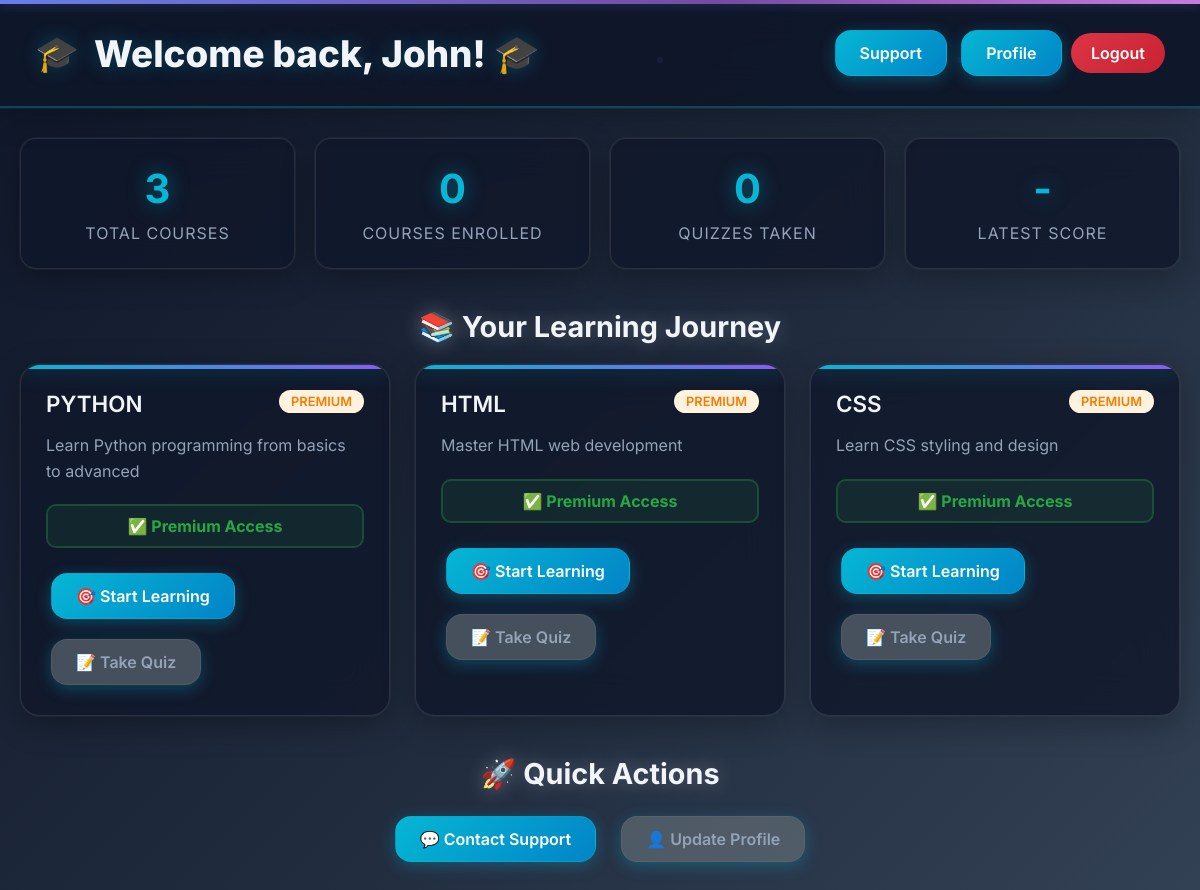
Page /home/1 (signed in) on the earlier database version.
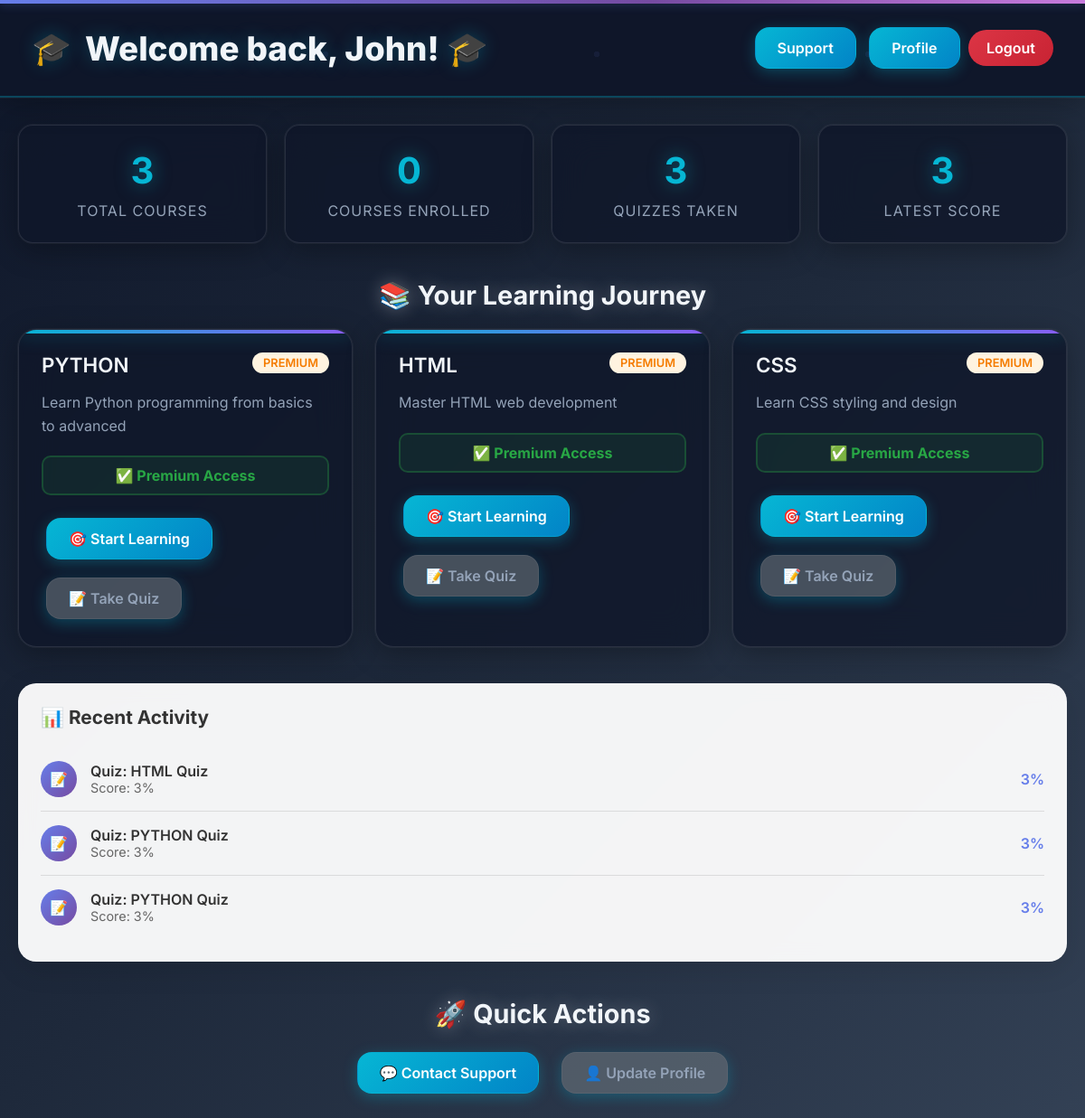
Same page on the later database version.
### website/models.py (models this page shows, shortened)
class Course(models.Model):
    name = models.CharField(max_length=50)
    description = models.TextField()
    price = models.IntegerField()
    discount = models.IntegerField( null=True, blank=True)

class Submission_quiz(models.Model):
    Learner = models.ForeignKey(Learner, on_delete=models.CASCADE)
    Quiz = models.ForeignKey(Quiz, on_delete=models.CASCADE )
    score = models.IntegerField(blank=True, null=True, default = 0)

class Quiz(models.Model):
    title = models.CharField(max_length=255)
    course = models.ForeignKey(Course, on_delete=models.CASCADE, null=True, blank=True)

### website/views.py (the view)
# urls.py: 2. Add a URL to urlpatterns:  path('', views.home, name='home')
@login_required
def home(request, id):
    try:
        learner = Learner.objects.get(id=id)
    except Learner.DoesNotExist:
        print(f"❌ Learner not found: {id}")
        return redirect('learner_login')
    courses = Course.objects.all()
    learner_learnings = learnings.objects.filter(learner=learner)
    course_progress = {}
    for learning in learner_learnings:
        course_progress[learning.course_learning.name] = {
            'has_access': learning.activation,
            'course_id': learning.course_learning.id
        }
    recent_quizzes = Submission_quiz.objects.filter(Learner=learner).order_by('-id')[:5]
    total_courses = courses.count()
    enrolled_courses = len([l for l in course_progress.values() if l['has_access'] or True])  # All courses have free access
    premium_courses = len([l for l in course_progress.values() if l['has_access']])
    return render(request, 'learner/home.html', {
                                                        'learner': learner,
        'courses': courses,
        'course_progress': course_progress,
        'recent_quizzes': recent_quizzes,
        'total_courses': total_courses,
        'enrolled_courses': enrolled_courses,
        'premium_courses': premium_courses
                                                        })

### website/templates/learner/home.html (shortened to what the changed rows need)
<!DOCTYPE html>
<html lang="en">
<head>
</head>
<body>
    <div class="header">
        <h1>Welcome back, {{ learner.first_name|default:learner.username }}! 🎓</h1>
    </div>
    <div class="container">
        <div class="dashboard-stats">
            <div class="stat-card">
                {% for course_name, progress in course_progress.items %}
                    {% if progress.has_access %}
                        {% if forloop.first %}<div class="stat-number">{{ course_progress|dictsort:"has_access"|length }}</div>{% endif %}
                    {% endif %}
                {% empty %}
                    <div class="stat-number">0</div>
                {% endfor %}
                <div class="stat-label">Courses Enrolled</div>
            </div>
            <div class="stat-card">
                <div class="stat-number">{{ recent_quizzes|length }}</div>
                <div class="stat-label">Quizzes Taken</div>
            </div>
            <div class="stat-card">
                {% if recent_quizzes %}
                    <div class="stat-number">
                        {% for quiz in recent_quizzes %}
                            {% if forloop.first %}{{ quiz.score }}{% endif %}
                        {% endfor %}
                    </div>
                {% else %}
                    <div class="stat-number">-</div>
                {% endif %}
                <div class="stat-label">Latest Score</div>
            </div>
        </div>
        <h2 class="section-title">📚 Your Learning Journey</h2>
        {% if courses %}
        <div class="course-grid">
            {% for course in courses %}
            <div class="course-card">
                <div class="course-header">
                    <h3>{{ course.name }}</h3>
                    {% for course_name, progress in course_progress.items %}
                        {% if course_name == course.name %}
                            <span class="access-badge {% if progress.has_access %}access-premium{% else %}access-free{% endif %}">
                                {% if progress.has_access %}Premium{% else %}Free Access{% endif %}
                            </span>
                        {% endif %}
                    {% empty %}
                        <span class="access-badge access-free">Free Access</span>
                    {% endfor %}
                </div>
                <p>{{ course.description }}</p>
                {% for course_name, progress in course_progress.items %}
                    {% if course_name == course.name %}
                        {% if progress.has_access %}
                            <div class="course-status">
                                <span class="status-text">✅ Premium Access</span>
                            </div>
                        {% else %}
                            <div class="course-status">
                                <span class="status-text">📚 Continue Learning</span>
                            </div>
                        {% endif %}
                    {% endif %}
                {% empty %}
                    {% comment %} If no course progress data, don't show price since learner is logged in {% endcomment %}
                    <div class="course-status">
                        <span class="status-text">📚 Start Learning</span>
                </div>
                {% endfor %}
                <div style="display: flex; flex-wrap: wrap; gap: 10px;">
                    <a href="{% url 'check_payment' learner.id course.name %}" class="btn">
                        🎯 Start Learning
                    </a>
                    <a href="{% url 'get_quiz' course.name learner.id %}" class="btn btn-secondary">
                        📝 Take Quiz
                    </a>
                </div>
            </div>
            {% endfor %}
        </div>
        {% else %}
        <div style="text-align: center; padding: 60px 20px; color: white;">
            <h3>📚 No courses available at the moment.</h3>
            <p>Check back later for new learning opportunities!</p>
        </div>
        {% endif %}
        {% if recent_quizzes %}
        <div class="recent-activity">
            <h3 style="margin-top: 0; color: #333; font-size: 1.3rem;">📊 Recent Activity</h3>
            {% for quiz in recent_quizzes %}
            <div class="activity-item">
                <div class="activity-icon">📝</div>
                <div style="flex: 1;">
                    <div style="font-weight: 600; color: #333;">Quiz: {{ quiz.Quiz.title }}</div>
                    <div style="color: #666; font-size: 0.9rem;">Score: {{ quiz.score }}%</div>
                </div>
                <div style="text-align: right;">
                    <div style="color: #667eea; font-weight: 600;">{{ quiz.score }}%</div>
                </div>
            </div>
            {% endfor %}
        </div>
        {% endif %}
    </div>
</body>
</html>

Differences in the rows shown:
added Submission_quiz: score "3", Quiz "HTML Quiz"
added Submission_quiz: Quiz "PYTHON Quiz", score "3", shown under "📊 Recent Activity"
added Submission_quiz: Quiz "PYTHON Quiz", score "3", shown under "📊 Recent Activity"
Other differences:
{{ recent_quizzes|length }}: "0" → "3"
text now shown: "📊 Recent Activity"
